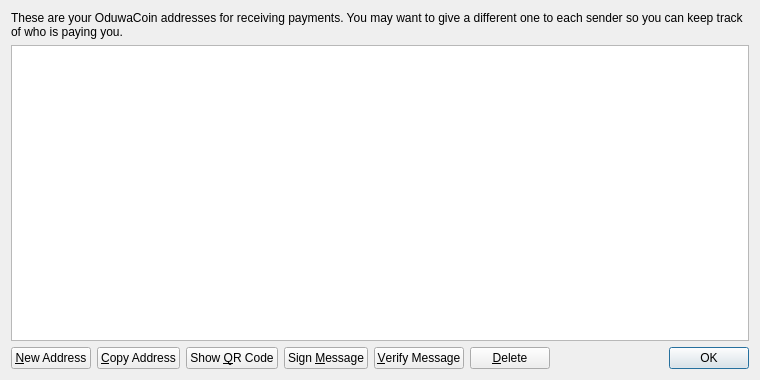
<?xml version="1.0" encoding="UTF-8"?>
<ui version="4.0">
 <class>AddressBookPage</class>
 <widget class="QWidget" name="AddressBookPage">
  <property name="geometry">
   <rect>
    <x>0</x>
    <y>0</y>
    <width>760</width>
    <height>380</height>
   </rect>
  </property>
  <property name="windowTitle">
   <string>Address Book</string>
  </property>
  <layout class="QVBoxLayout" name="verticalLayout">
   <item>
    <widget class="QLabel" name="labelExplanation">
     <property name="text">
      <string>These are your OduwaCoin addresses for receiving payments. You may want to give a different one to each sender so you can keep track of who is paying you.</string>
     </property>
     <property name="textFormat">
      <enum>Qt::PlainText</enum>
     </property>
     <property name="wordWrap">
      <bool>true</bool>
     </property>
    </widget>
   </item>
   <item>
    <widget class="QTableView" name="tableView">
     <property name="contextMenuPolicy">
      <enum>Qt::CustomContextMenu</enum>
     </property>
     <property name="toolTip">
      <string>Double-click to edit address or label</string>
     </property>
     <property name="tabKeyNavigation">
      <bool>false</bool>
     </property>
     <property name="alternatingRowColors">
      <bool>true</bool>
     </property>
     <property name="selectionMode">
      <enum>QAbstractItemView::SingleSelection</enum>
     </property>
     <property name="selectionBehavior">
      <enum>QAbstractItemView::SelectRows</enum>
     </property>
     <property name="sortingEnabled">
      <bool>true</bool>
     </property>
     <attribute name="verticalHeaderVisible">
      <bool>false</bool>
     </attribute>
    </widget>
   </item>
   <item>
    <layout class="QHBoxLayout" name="horizontalLayout">
     <item>
      <widget class="QPushButton" name="newAddressButton">
       <property name="toolTip">
        <string>Create a new address</string>
       </property>
       <property name="text">
        <string>&amp;New Address</string>
       </property>
       <property name="icon">
        <iconset resource="../bitcoin.qrc">
         <normaloff>:/icons/add</normaloff>:/icons/add</iconset>
       </property>
      </widget>
     </item>
     <item>
      <widget class="QPushButton" name="copyToClipboard">
       <property name="toolTip">
        <string>Copy the currently selected address to the system clipboard</string>
       </property>
       <property name="text">
        <string>&amp;Copy Address</string>
       </property>
       <property name="icon">
        <iconset resource="../bitcoin.qrc">
         <normaloff>:/icons/editcopy</normaloff>:/icons/editcopy</iconset>
       </property>
      </widget>
     </item>
     <item>
      <widget class="QPushButton" name="showQRCode">
       <property name="text">
        <string>Show &amp;QR Code</string>
       </property>
       <property name="icon">
        <iconset resource="../bitcoin.qrc">
         <normaloff>:/icons/qrcode</normaloff>:/icons/qrcode</iconset>
       </property>
      </widget>
     </item>
     <item>
      <widget class="QPushButton" name="signMessage">
       <property name="toolTip">
        <string>Sign a message to prove you own a OduwaCoin address</string>
       </property>
       <property name="text">
        <string>Sign &amp;Message</string>
       </property>
       <property name="icon">
        <iconset resource="../bitcoin.qrc">
         <normaloff>:/icons/edit</normaloff>:/icons/edit</iconset>
       </property>
      </widget>
     </item>
     <item>
      <widget class="QPushButton" name="verifyMessage">
       <property name="toolTip">
        <string>Verify a message to ensure it was signed with a specified OduwaCoin address</string>
       </property>
       <property name="text">
        <string>&amp;Verify Message</string>
       </property>
       <property name="icon">
        <iconset resource="../bitcoin.qrc">
         <normaloff>:/icons/transaction_0</normaloff>:/icons/transaction_0</iconset>
       </property>
      </widget>
     </item>
     <item>
      <widget class="QPushButton" name="deleteButton">
       <property name="toolTip">
        <string>Delete the currently selected address from the list</string>
       </property>
       <property name="text">
        <string>&amp;Delete</string>
       </property>
       <property name="icon">
        <iconset resource="../bitcoin.qrc">
         <normaloff>:/icons/remove</normaloff>:/icons/remove</iconset>
       </property>
      </widget>
     </item>
     <item>
      <spacer name="horizontalSpacer">
       <property name="orientation">
        <enum>Qt::Horizontal</enum>
       </property>
       <property name="sizeHint" stdset="0">
        <size>
         <width>40</width>
         <height>20</height>
        </size>
       </property>
      </spacer>
     </item>
     <item>
      <widget class="QDialogButtonBox" name="buttonBox">
       <property name="sizePolicy">
        <sizepolicy hsizetype="Maximum" vsizetype="Fixed">
         <horstretch>0</horstretch>
         <verstretch>0</verstretch>
        </sizepolicy>
       </property>
       <property name="standardButtons">
        <set>QDialogButtonBox::Ok</set>
       </property>
      </widget>
     </item>
    </layout>
   </item>
  </layout>
 </widget>
 <resources>
  <include location="../bitcoin.qrc"/>
 </resources>
 <connections/>
</ui>
